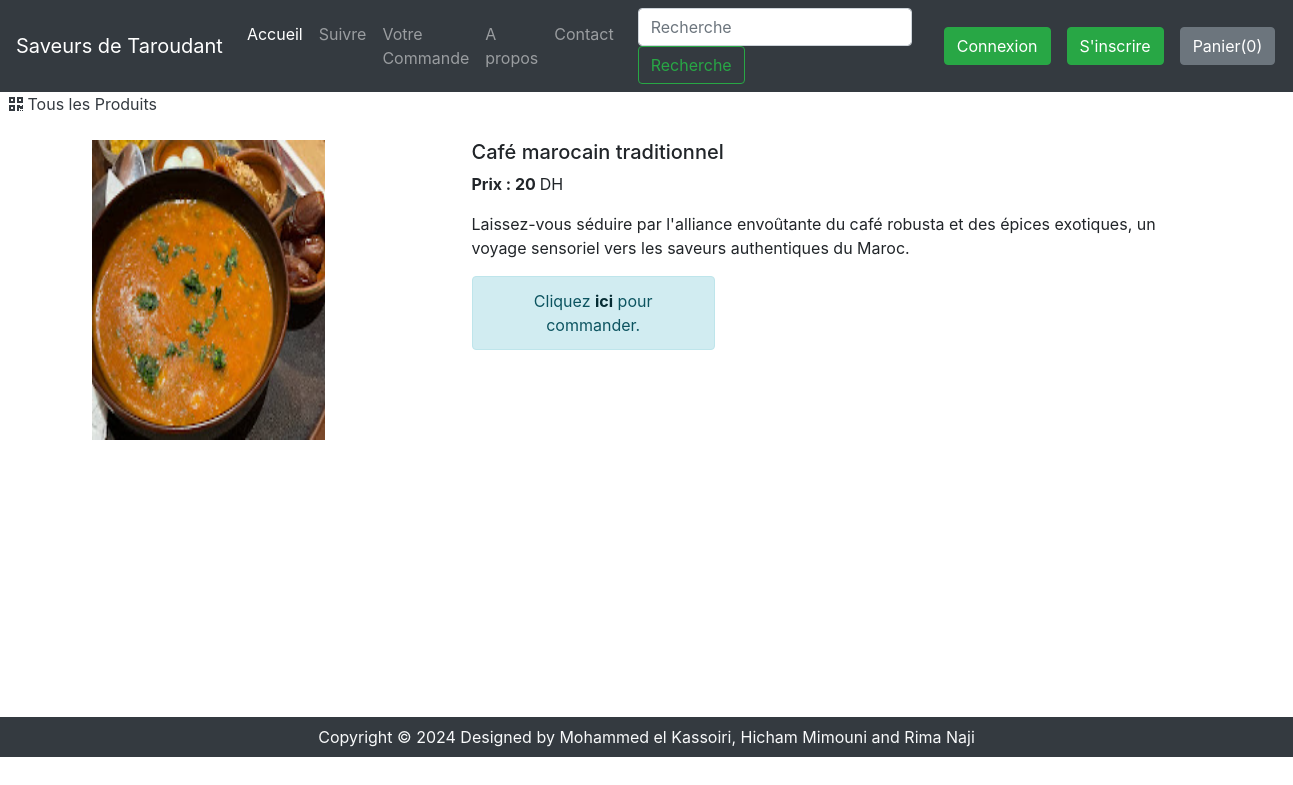
Page /shop/productView/47 on the committed database.
### shop/models.py (models this page shows)
class Product(models.Model):
    product_id = models.AutoField
    product_name = models.CharField(max_length=50)
    category = models.CharField(max_length=50, default="")
    subcategory = models.CharField(max_length=50, default="")
    price = models.IntegerField(default=0)
    desc = models.CharField(max_length=200)
    pub_date = models.DateField()
    image = models.ImageField(upload_to="shop/images", default="")
    def __str__(self):
        return self.product_name

### shop/views.py (the view)
def productView(request, myid):
    product = Product.objects.filter(id=myid)
    print(product)
    return render(request, 'shop/prodView.html', {'product': product[0]})

### shop/templates/shop/prodView.html (shortened to what this page needs)
{% extends 'shop/basic.html' %}
{% block body %}
<div>&nbsp;
    <a href="/shop" class="active text-dark">
      <i class="fas fa-qrcode"></i>
      <span>Tous les Produits</span>
    </a>
</div>
<div class="container my-4" id="cont">
    <div class="row">
    <div class="col-md-4">
        <img src="/media/{{product.image}}" width="233px" height="300px">
    </div>
    <div class="col-md-8">
        <h5>{{product.product_name}}</h5>
        <p><b>Prix : {{product.price}} </b> DH</p>
        <p>{{product.desc}}</p>
        <div class='alert alert-info col-md-4 col-md-offset-4'>
            <center>Cliquez <a href='/shop/search/?search={{product.product_name}}' class='alert-link'>ici</a> pour commander.</center>
        </div>
    </div>
    </div>
</div>
{% endblock %}

### rows in the picture
Product: image (picture), product_name "Café marocain traditionnel", price "20", desc "Laissez-vous séduire par l'alliance envoûtante du café robusta et des épices exotiques, un voyage sensoriel vers les saveurs authentiques du Maroc."
